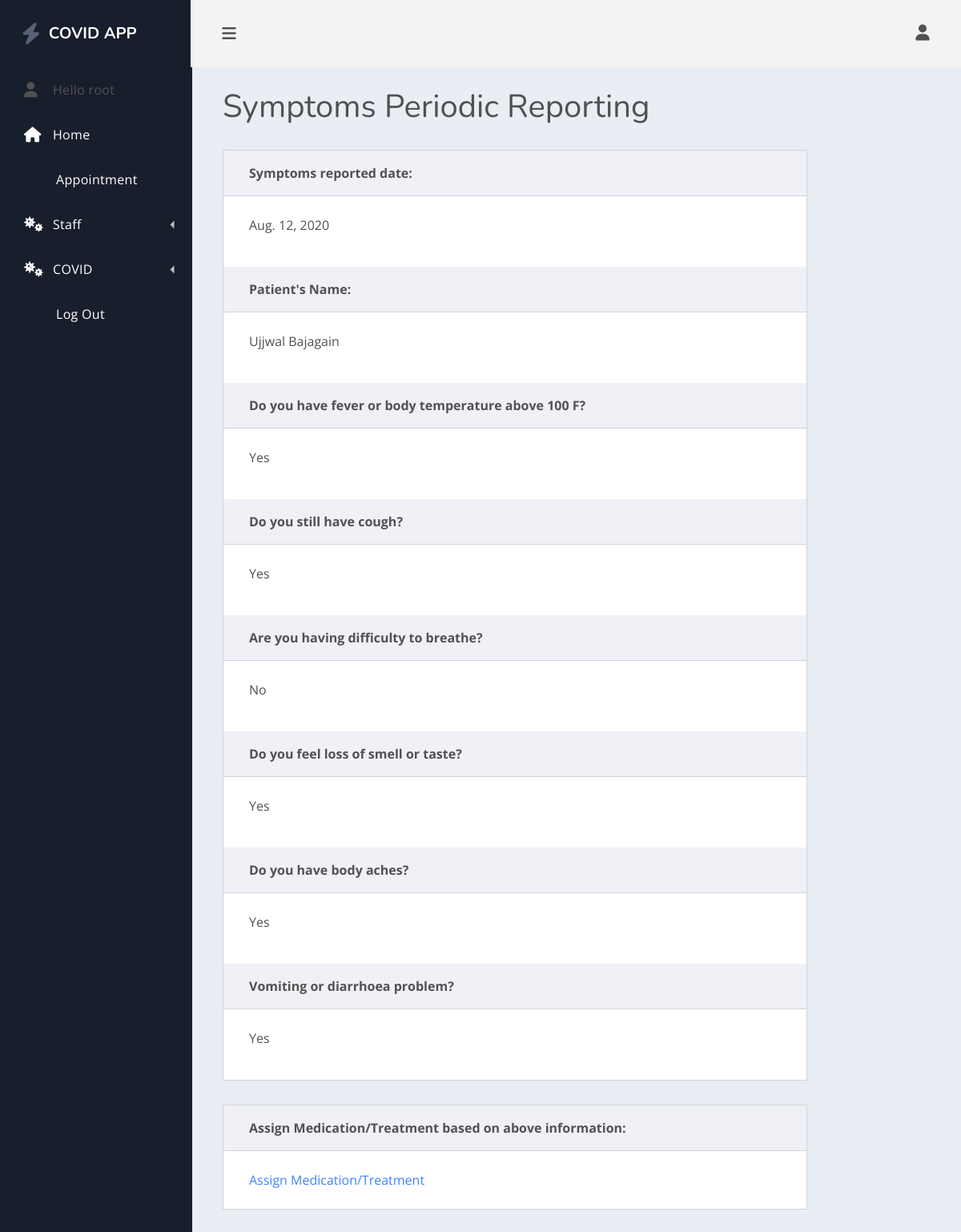
/viewreportings/1/ (signed in), run on the app's committed database.
### healthcare/models.py (models this page shows, shortened)
class PeriodicReporting(models.Model):
    BOOL_CHOICES = [('Yes', 'Yes'), ('No', 'No')]
    OPT_CHOICES = [('Yes', 'Yes'), ('No', 'No'), ('NA', 'I do not know')]
    patient = models.OneToOneField(Patient, null=True, blank=True, on_delete=models.CASCADE)
    date = models.DateField(null=True, blank=True)
    fever_above_100_F = models.CharField(max_length=3, choices=BOOL_CHOICES, null=True)
    cough = models.CharField(max_length=3, choices=BOOL_CHOICES, null=True)
    shortness_of_breath_or_difficulty_breathing = models.CharField(max_length=3, choices=BOOL_CHOICES, null=True)
    sustained_loss_of_smell_or_taste = models.CharField(max_length=3, choices=BOOL_CHOICES, null=True)
    body_aches = models.CharField(max_length=3, choices=BOOL_CHOICES, null=True)
    vomiting_or_diarrhoea = models.CharField(max_length=3, choices=BOOL_CHOICES, null=True)

class Patient(models.Model):
    GENDER_CHOICES = [('M', 'Male'), ('F', 'Female'), ('O', 'Other'),('NA', 'I do not wish to say')]
    user = models.OneToOneField(User, null=True,blank=True, on_delete=models.CASCADE)
    first_Name = models.CharField(max_length= 200, null= True)
    last_Name = models.CharField(max_length= 200, null= True)
    phone = models.CharField(max_length= 200, null= True)
    email = models.CharField(max_length=200, null= True)
    address = models.CharField(max_length=500, null= True)
    date_created = models.DateField(auto_now_add = True)
    birth_date = models.DateField(blank= True,null=True)
    age = models.DecimalField(decimal_places=0, max_digits=50, null=True)
    gender = models.CharField(max_length=2, choices=GENDER_CHOICES, blank= True)
    height = models.CharField(max_length=10, default='0.00 ft')
    weight = models.CharField(max_length=10, default='0.00 lbs')
    allergies = models.CharField(max_length=200, null=True)
    emergency_contact_name = models.CharField(max_length=200, null=True)
    emergency_contact_phone = models.CharField( max_length=200, null=True)
    emergency_contact_address = models.CharField(max_length=200, null=True)
    insurance_provider = models.CharField(max_length=200, null=True)
    def __str__(self):
        if (self.first_Name and self.last_Name):
            display = (self.first_Name + " " + self.last_Name)
        else:
            display = str(self.date_created)
        return display

### healthcare/decorators.py (the view)
    def wrapper_function(request, *args, **kwargs):
        group = None
        if request.user.groups.exists():
            group = request.user.groups.all()[0].name
        if group == 'patient':
            messages.warning(request, 'Your are Redirected as you are not authorized to view the requested page ')
            return redirect('home')
        if group == 'staff':
            return view_func(request, *args, **kwargs)

### healthcare/views.py (called while the page is built)
@staff_only
def viewReportReviewStatus(request, pk):
    form = PeriodicReportingForm()
    reportings = PeriodicReporting.objects.get(id=pk)
    context = {'reportings': reportings, 'form': form}
    return render(request, 'healthcare/viewReportings.html', context)

### healthcare/templates/healthcare/viewReportings.html
{% extends 'healthcare/main.html' %}
{% block content %}
    {% load myfilters %}
    <main class="dash-content">
        <div class="container-fluid">
            <h1 class="dash-title">Symptoms Periodic Reporting</h1>
                <div class="row">
                    <div class="col-xl-10">
                        <div class="card spur-card">
                            <div class="card-header"><div class="spur-card-title">Symptoms reported date:</div></div>
                            <div class="card-body "><p>{{ reportings.date }}</p></div>
                            <div class="card-header"><div class="spur-card-title">Patient's Name:</div></div>
                            <div class="card-body "><p>{{ reportings.patient }}</p></div>
                            <div class="card-header"><div class="spur-card-title">Do you have fever or body temperature above 100 F?</div></div>
                            <div class="card-body "><p>{{ reportings.fever_above_100_F }}</p></div>
                            <div class="card-header"><div class="spur-card-title">Do you still have cough?</div></div>
                            <div class="card-body "><p>{{ reportings.cough }}</p></div>
                            <div class="card-header"><div class="spur-card-title">Are you having difficulty to breathe?</div></div>
                            <div class="card-body "><p>{{ reportings.shortness_of_breath_or_difficulty_breathing }}</p></div>
                            <div class="card-header"><div class="spur-card-title">Do you feel loss of smell or taste?</div></div>
                            <div class="card-body "><p>{{ reportings.sustained_loss_of_smell_or_taste }}</p></div>
                            <div class="card-header"><div class="spur-card-title">Do you have body aches?</div></div>
                            <div class="card-body "><p>{{ reportings.body_aches }}</p></div>
                            <div class="card-header"><div class="spur-card-title">Vomiting or diarrhoea problem?</div></div>
                            <div class="card-body "><p>{{ reportings.vomiting_or_diarrhoea }}</p></div>
                        </div>
                        <div class="card spur-card">
                            <div class="card-header"><div class="spur-card-title">Assign Medication/Treatment based on above information:</div></div>
                            <div class="card-body ">
                                <a href=" {% url 'editPatient' reportings.patient.id %}">Assign Medication/Treatment</a>
                            </div>
                        </div>
                    </div>
                </div>
        </div>
    </main>
{% endblock %}

### healthcare/templates/healthcare/nav.html (shortened to what this page needs)
<div class="dash-nav dash-nav-dark">
    <header>
        <a href="{% url 'home' %}" class="spur-logo"><i class="fas fa-bolt"></i>COVID APP</a>
    </header>
    <nav class="dash-nav-list">
        {% if user.is_authenticated %}
            <div class="dash-nav-item">
                <i class="fas fa-user"></i> Hello {{ user.username }} </a>
            </div>
        {% endif %}
        <a href="{% url 'home' %}" class="dash-nav-item">
            <i class="fas fa-home"></i> Home </a>
        {% if user.is_authenticated %}
            <a href="{% url 'scheduleAppointment' %}" class="dash-nav-item">Appointment</a>
            {% if user.is_staff  %}
                <div class="dash-nav-dropdown">
                    <a href="#!" class="dash-nav-item dash-nav-dropdown-toggle">
                        <i class="fas fa-viruses"></i>Staff </a>
                </div>
            {% endif %}
        {% endif %}
        <div class="dash-nav-dropdown">
            <a href="#!" class="dash-nav-item dash-nav-dropdown-toggle">
                <i class="fas fa-viruses"></i> COVID </a>
        </div>
        {% if user.is_authenticated %}
            <a href="{% url 'logout' %}" class="dash-nav-item">
                </i> Log Out </a>
        {% else %}
            <a href="{% url 'login' %}" class="dash-nav-item">
                </i> Log In </a>
        {% endif %}
    </nav>
</div>

### data on the page
PeriodicReporting: date "Aug. 12, 2020", patient "Ujjwal Bajagain", fever_above_100_F "Yes", cough "Yes", shortness_of_breath_or_difficulty_breathing "No", sustained_loss_of_smell_or_taste "Yes", body_aches "Yes", vomiting_or_diarrhoea "Yes"

### other printed values
{{ user.username }} "root"
